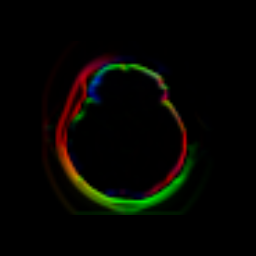

Source code (Python):
#!/usr/bin/env python

# Apply 3D Sobel edge detection to volumetric medical data.

# Factory overrides
import vtkmodules.vtkInteractionStyle  # noqa: F401
import vtkmodules.vtkRenderingFreeType  # noqa: F401
import vtkmodules.vtkRenderingOpenGL2  # noqa: F401

import os

from vtkmodules.vtkIOImage import vtkImageReader
from vtkmodules.vtkImagingGeneral import vtkImageSobel3D
from vtkmodules.vtkRenderingCore import (
    vtkImageActor,
    vtkRenderWindow,
    vtkRenderWindowInteractor,
    vtkRenderer,
)

# Image pipeline
reader = vtkImageReader()
reader.ReleaseDataFlagOff()
reader.SetDataByteOrderToLittleEndian()
reader.SetDataExtent(0, 63, 0, 63, 1, 93)
reader.SetDataSpacing(3.2, 3.2, 1.5)
data_dir = os.environ.get("VPE_DATA_DIR", os.path.dirname(os.path.abspath(__file__)))

reader.SetFilePrefix(os.path.join(data_dir, "headsq", "quarter"))
reader.SetDataMask(0x7fff)

# Sobel 3D
sobel = vtkImageSobel3D()
sobel.SetInputConnection(reader.GetOutputPort())
sobel.ReleaseDataFlagOff()
sobel.Update()

# Display with vtkImageActor
image_actor = vtkImageActor()
image_actor.GetMapper().SetInputConnection(sobel.GetOutputPort())

# Renderer
renderer = vtkRenderer()
renderer.AddActor(image_actor)

# Window
render_window = vtkRenderWindow()
render_window.AddRenderer(renderer)
render_window.SetSize(256, 256)
render_window.SetWindowName("sobel3d")

# Scene
renderer.ResetCamera()

# Interactor
interactor = vtkRenderWindowInteractor()
interactor.SetRenderWindow(render_window)

interactor.Initialize()
interactor.Start()
